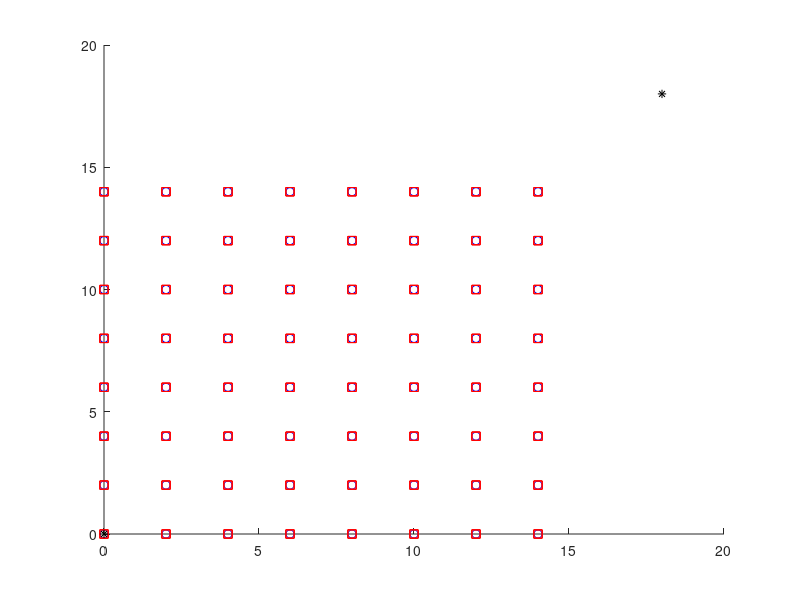

The MATLAB source for this figure:
load('map.mat')
hold on;
for m=1:M
plot(states{m}(1),states{m}(2),'ob'); % plot vertices
end

mon=1;
for k=1:K
plot(charging_states{k,mon}(:,1),charging_states{k,mon}(:,2),'squarer'); % plot vertices
end

plot(start(1),start(2),'k*');
plot(terminal(1),terminal(2),'k*');
